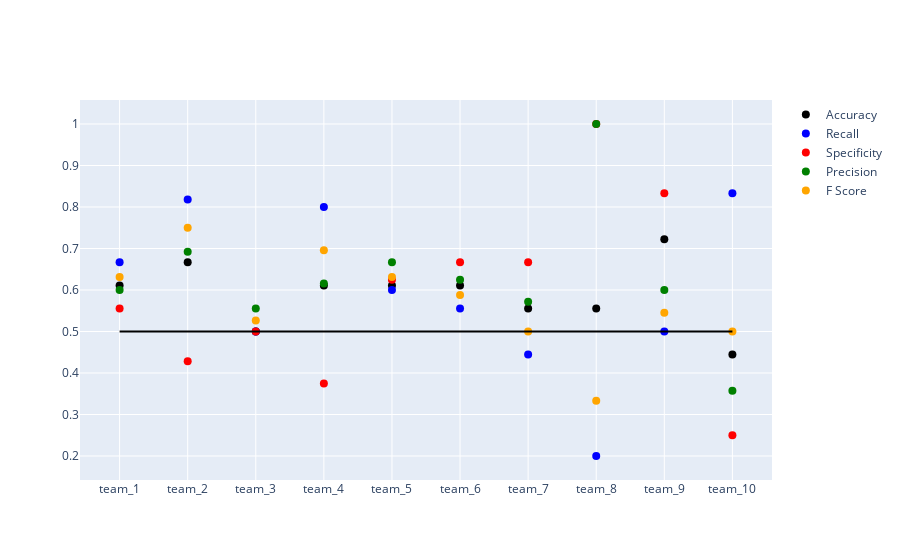

This figure's notebook cell:
### Code cell
import plotly.express as px
import plotly.graph_objects as go
# Create figure
fig = go.Figure()
# Add scatter plots to see how teams compare on different metrics
fig.add_trace(go.Scatter(x = team_wins_df['Team'], y=team_wins_df['Accuracy'], mode='markers', name = 'Accuracy',
                         marker=dict(size=8, color = 'black')))
fig.add_trace(go.Scatter(x = team_wins_df['Team'], y=team_wins_df['Recall'], mode='markers', name = 'Recall',
                         marker=dict(size=8, color = 'blue')))
fig.add_trace(go.Scatter(x = team_wins_df['Team'], y=team_wins_df['Specificity'], mode='markers', name = 'Specificity',
                         marker=dict(size=8, color = 'red')))
fig.add_trace(go.Scatter(x = team_wins_df['Team'], y=team_wins_df['Precision'], mode='markers', name = 'Precision',
                         marker=dict(size=8, color = 'green')))
fig.add_trace(go.Scatter(x = team_wins_df['Team'], y=team_wins_df['F Score'], mode='markers', name = 'F Score',
                         marker=dict(size=8, color = 'orange')))
fig.add_trace(go.Scatter(x = team_wins_df['Team'], y=np.zeros(len(team_wins_df['Team']))+0.5, mode='lines', line=dict(color="black"),
                         showlegend=False))

fig.show()

### Figure 1 — Plotly figure (JSON) as saved in the notebook; plotly's stock layout.template omitted (floating-point values rounded to 4 significant figures)
{"data": [{"marker": {"color": "black", "size": 8}, "mode": "markers", "name": "Accuracy", "type": "scatter", "x": ["team_1", "team_2", "team_3", "team_4", "team_5", "team_6", "team_7", "team_8", "team_9", "team_10"], "y": [0.6111, 0.6667, 0.5, 0.6111, 0.6111, 0.6111, 0.5556, 0.5556, 0.7222, 0.4444]}, {"marker": {"color": "blue", "size": 8}, "mode": "markers", "name": "Recall", "type": "scatter", "x": ["team_1", "team_2", "team_3", "team_4", "team_5", "team_6", "team_7", "team_8", "team_9", "team_10"], "y": [0.6667, 0.8182, 0.5, 0.8, 0.6, 0.5556, 0.4444, 0.2, 0.5, 0.8333]}, {"marker": {"color": "red", "size": 8}, "mode": "markers", "name": "Specificity", "type": "scatter", "x": ["team_1", "team_2", "team_3", "team_4", "team_5", "team_6", "team_7", "team_8", "team_9", "team_10"], "y": [0.5556, 0.4286, 0.5, 0.375, 0.625, 0.6667, 0.6667, 1, 0.8333, 0.25]}, {"marker": {"color": "green", "size": 8}, "mode": "markers", "name": "Precision", "type": "scatter", "x": ["team_1", "team_2", "team_3", "team_4", "team_5", "team_6", "team_7", "team_8", "team_9", "team_10"], "y": [0.6, 0.6923, 0.5556, 0.6154, 0.6667, 0.625, 0.5714, 1, 0.6, 0.3571]}, {"marker": {"color": "orange", "size": 8}, "mode": "markers", "name": "F Score", "type": "scatter", "x": ["team_1", "team_2", "team_3", "team_4", "team_5", "team_6", "team_7", "team_8", "team_9", "team_10"], "y": [0.6316, 0.75, 0.5263, 0.6957, 0.6316, 0.5882, 0.5, 0.3333, 0.5455, 0.5]}, {"line": {"color": "black"}, "mode": "lines", "showlegend": false, "type": "scatter", "x": ["team_1", "team_2", "team_3", "team_4", "team_5", "team_6", "team_7", "team_8", "team_9", "team_10"], "y": [0.5, 0.5, 0.5, 0.5, 0.5, 0.5, 0.5, 0.5, 0.5, 0.5]}], "layout": {}}
